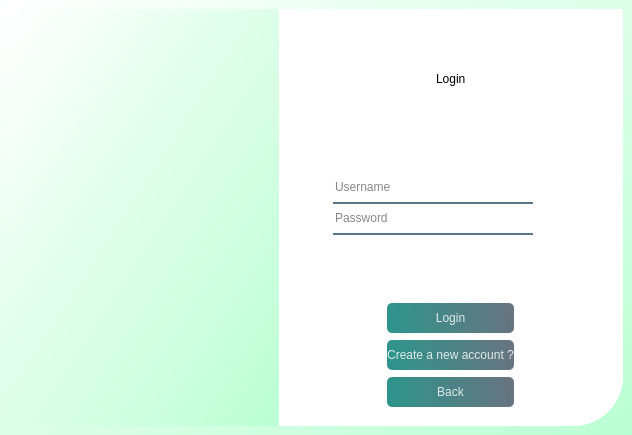
<?xml version="1.0" encoding="UTF-8"?>
<ui version="4.0">
 <class>MainWindow</class>
 <widget class="QMainWindow" name="MainWindow">
  <property name="geometry">
   <rect>
    <x>0</x>
    <y>0</y>
    <width>632</width>
    <height>435</height>
   </rect>
  </property>
  <property name="windowTitle">
   <string>MainWindow</string>
  </property>
  <property name="styleSheet">
   <string notr="true">background-color: qlineargradient(spread:pad, x1:1, y1:1, x2:0, y2:0, stop:0 rgba(187, 255, 212, 255), stop:1 rgba(255, 255, 255, 255));</string>
  </property>
  <widget class="QWidget" name="centralwidget">
   <layout class="QHBoxLayout" name="horizontalLayout">
    <property name="spacing">
     <number>0</number>
    </property>
    <item>
     <widget class="QWidget" name="widget" native="true">
      <property name="minimumSize">
       <size>
        <width>200</width>
        <height>0</height>
       </size>
      </property>
      <property name="maximumSize">
       <size>
        <width>270</width>
        <height>16777215</height>
       </size>
      </property>
      <property name="sizeIncrement">
       <size>
        <width>300</width>
        <height>0</height>
       </size>
      </property>
      <property name="styleSheet">
       <string notr="true"/>
      </property>
      <layout class="QHBoxLayout" name="horizontalLayout_6">
       <property name="spacing">
        <number>0</number>
       </property>
       <property name="leftMargin">
        <number>0</number>
       </property>
       <property name="topMargin">
        <number>0</number>
       </property>
       <property name="rightMargin">
        <number>0</number>
       </property>
       <property name="bottomMargin">
        <number>0</number>
       </property>
       <item>
        <widget class="QLabel" name="label_2">
         <property name="styleSheet">
          <string notr="true">border-image: url(:/image/1.jpg);
border-top-left-radius:50px;</string>
         </property>
         <property name="text">
          <string/>
         </property>
        </widget>
       </item>
      </layout>
     </widget>
    </item>
    <item>
     <widget class="QWidget" name="widget_2" native="true">
      <property name="styleSheet">
       <string notr="true">background-color: rgb(255, 255, 255);
border-bottom-right-radius:50px;</string>
      </property>
      <layout class="QVBoxLayout" name="verticalLayout">
       <property name="spacing">
        <number>0</number>
       </property>
       <property name="leftMargin">
        <number>0</number>
       </property>
       <property name="topMargin">
        <number>0</number>
       </property>
       <property name="rightMargin">
        <number>0</number>
       </property>
       <property name="bottomMargin">
        <number>0</number>
       </property>
       <item>
        <widget class="QWidget" name="widget_3" native="true">
         <layout class="QHBoxLayout" name="horizontalLayout_2">
          <item alignment="Qt::AlignHCenter">
           <widget class="QWidget" name="widget_6" native="true">
            <layout class="QHBoxLayout" name="horizontalLayout_3">
             <item>
              <widget class="QLabel" name="label">
               <property name="styleSheet">
                <string notr="true">font: 75 italic 20pt &quot;Times New Roman&quot;;</string>
               </property>
               <property name="text">
                <string>Login</string>
               </property>
              </widget>
             </item>
            </layout>
           </widget>
          </item>
         </layout>
        </widget>
       </item>
       <item>
        <widget class="QWidget" name="widget_4" native="true">
         <layout class="QHBoxLayout" name="horizontalLayout_4">
          <item alignment="Qt::AlignHCenter">
           <widget class="QWidget" name="widget_7" native="true">
            <property name="sizePolicy">
             <sizepolicy hsizetype="Ignored" vsizetype="Maximum">
              <horstretch>0</horstretch>
              <verstretch>0</verstretch>
             </sizepolicy>
            </property>
            <property name="maximumSize">
             <size>
              <width>16777214</width>
              <height>16777215</height>
             </size>
            </property>
            <layout class="QVBoxLayout" name="verticalLayout_2">
             <property name="sizeConstraint">
              <enum>QLayout::SetMinimumSize</enum>
             </property>
             <property name="leftMargin">
              <number>9</number>
             </property>
             <property name="rightMargin">
              <number>45</number>
             </property>
             <item alignment="Qt::AlignHCenter">
              <widget class="QLineEdit" name="lineEdit">
               <property name="sizePolicy">
                <sizepolicy hsizetype="Maximum" vsizetype="Maximum">
                 <horstretch>0</horstretch>
                 <verstretch>0</verstretch>
                </sizepolicy>
               </property>
               <property name="minimumSize">
                <size>
                 <width>200</width>
                 <height>0</height>
                </size>
               </property>
               <property name="sizeIncrement">
                <size>
                 <width>200</width>
                 <height>0</height>
                </size>
               </property>
               <property name="styleSheet">
                <string notr="true">background-color:rgba(0,0,0,0);
border:none;
border-bottom:2px solid rgba(46,82,101,200);
color:rgba(0,0,0,240);
padding-bottom:7px;</string>
               </property>
               <property name="maxLength">
                <number>32711</number>
               </property>
               <property name="placeholderText">
                <string>Username</string>
               </property>
              </widget>
             </item>
             <item alignment="Qt::AlignHCenter">
              <widget class="QLineEdit" name="lineEdit_2">
               <property name="sizePolicy">
                <sizepolicy hsizetype="Maximum" vsizetype="Maximum">
                 <horstretch>0</horstretch>
                 <verstretch>0</verstretch>
                </sizepolicy>
               </property>
               <property name="minimumSize">
                <size>
                 <width>200</width>
                 <height>25</height>
                </size>
               </property>
               <property name="maximumSize">
                <size>
                 <width>420</width>
                 <height>25</height>
                </size>
               </property>
               <property name="styleSheet">
                <string notr="true">background-color:rgba(0,0,0,0);
border:none;
border-bottom:2px solid rgba(46,82,101,200);
color:rgba(0,0,0,240);
padding-bottom:7px;</string>
               </property>
               <property name="echoMode">
                <enum>QLineEdit::Password</enum>
               </property>
               <property name="placeholderText">
                <string>Password</string>
               </property>
              </widget>
             </item>
             <item>
              <widget class="QLabel" name="label_3">
               <property name="styleSheet">
                <string notr="true">font: 75 italic 8pt &quot;Times New Roman&quot;;color:red;</string>
               </property>
               <property name="text">
                <string/>
               </property>
              </widget>
             </item>
            </layout>
           </widget>
          </item>
         </layout>
        </widget>
       </item>
       <item>
        <widget class="QWidget" name="widget_5" native="true">
         <layout class="QHBoxLayout" name="horizontalLayout_5">
          <item alignment="Qt::AlignHCenter">
           <widget class="QWidget" name="widget_8" native="true">
            <layout class="QVBoxLayout" name="verticalLayout_3">
             <property name="spacing">
              <number>0</number>
             </property>
             <property name="leftMargin">
              <number>0</number>
             </property>
             <property name="topMargin">
              <number>0</number>
             </property>
             <property name="rightMargin">
              <number>0</number>
             </property>
             <property name="bottomMargin">
              <number>0</number>
             </property>
             <item>
              <widget class="QPushButton" name="LoginButton1">
               <property name="minimumSize">
                <size>
                 <width>100</width>
                 <height>30</height>
                </size>
               </property>
               <property name="sizeIncrement">
                <size>
                 <width>120</width>
                 <height>35</height>
                </size>
               </property>
               <property name="toolTip">
                <string>&lt;html&gt;&lt;head/&gt;&lt;body&gt;&lt;p&gt;Login&lt;/p&gt;&lt;/body&gt;&lt;/html&gt;</string>
               </property>
               <property name="styleSheet">
                <string notr="true">QPushButton#LoginButton1{
	font: 75 italic 11pt &quot;Times New Roman&quot;;
	background-color: qlineargradient(spread:pad, x1:0, y1:0.505682, x2:1, y2:0.477, stop:0 rgba(11, 131, 120, 219), stop:1 rgba(85, 98, 112, 226));
	color: rgba(255,255,255,210);
	border-radius:5px;
}
QPushButton#LoginButton1:hover{
	background-color: qlineargradient(spread:pad, x1:0, y1:0.505682, x2:1, y2:0.477, stop:0 rgba(150, 123, 111, 219), stop:1 rgba(85, 81, 84, 226));
}

QPushButton#LoginButton1:pressed{
	padding-left:5px;
	padding-top:5px;
	background-color:rgba(150, 123, 111, 255);
}
</string>
               </property>
               <property name="text">
                <string>Login</string>
               </property>
              </widget>
             </item>
             <item>
              <widget class="QPushButton" name="createbutton">
               <property name="minimumSize">
                <size>
                 <width>100</width>
                 <height>30</height>
                </size>
               </property>
               <property name="toolTip">
                <string>&lt;html&gt;&lt;head/&gt;&lt;body&gt;&lt;p&gt;Create a new Account?&lt;/p&gt;&lt;/body&gt;&lt;/html&gt;</string>
               </property>
               <property name="styleSheet">
                <string notr="true">QPushButton#createbutton{
	font: 75 italic 11pt &quot;Times New Roman&quot;;
	background-color: qlineargradient(spread:pad, x1:0, y1:0.505682, x2:1, y2:0.477, stop:0 rgba(11, 131, 120, 219), stop:1 rgba(85, 98, 112, 226));
	color: rgba(255,255,255,210);
	border-radius:5px;
}
QPushButton#createbutton:hover{
	background-color: qlineargradient(spread:pad, x1:0, y1:0.505682, x2:1, y2:0.477, stop:0 rgba(150, 123, 111, 219), stop:1 rgba(85, 81, 84, 226));
}

QPushButton#createbutton:pressed{
	padding-left:5px;
	padding-top:5px;
	background-color:rgba(150, 123, 111, 255);
}
</string>
               </property>
               <property name="text">
                <string>Create a new account ?</string>
               </property>
              </widget>
             </item>
             <item>
              <widget class="QPushButton" name="backButton">
               <property name="minimumSize">
                <size>
                 <width>100</width>
                 <height>30</height>
                </size>
               </property>
               <property name="styleSheet">
                <string notr="true">QPushButton#backButton{
	font: 75 italic 11pt &quot;Times New Roman&quot;;
	background-color: qlineargradient(spread:pad, x1:0, y1:0.505682, x2:1, y2:0.477, stop:0 rgba(11, 131, 120, 219), stop:1 rgba(85, 98, 112, 226));
	color: rgba(255,255,255,210);
	border-radius:5px;
}
QPushButton#backButton:hover{
	background-color: qlineargradient(spread:pad, x1:0, y1:0.505682, x2:1, y2:0.477, stop:0 rgba(150, 123, 111, 219), stop:1 rgba(85, 81, 84, 226));
}

QPushButton#backButton:pressed{
	padding-left:5px;
	padding-top:5px;
	background-color:rgba(150, 123, 111, 255);
}
</string>
               </property>
               <property name="text">
                <string>Back</string>
               </property>
              </widget>
             </item>
            </layout>
           </widget>
          </item>
         </layout>
        </widget>
       </item>
      </layout>
     </widget>
    </item>
   </layout>
  </widget>
 </widget>
 <resources>
  <include location="images.qrc"/>
 </resources>
 <connections/>
</ui>
